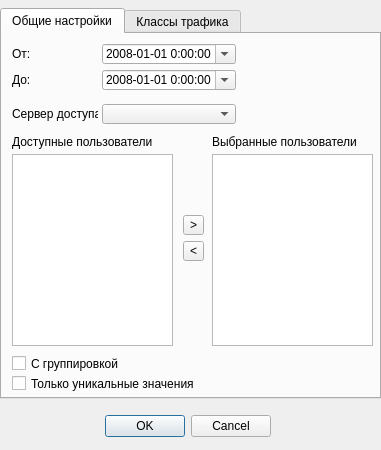
<ui version="4.0" >
 <class>Dialog</class>
 <widget class="QDialog" name="Dialog" >
  <property name="geometry" >
   <rect>
    <x>0</x>
    <y>0</y>
    <width>381</width>
    <height>450</height>
   </rect>
  </property>
  <property name="windowTitle" >
   <string>Настройки отчёта</string>
  </property>
  <widget class="QTabWidget" name="tabWidget" >
   <property name="geometry" >
    <rect>
     <x>0</x>
     <y>8</y>
     <width>381</width>
     <height>391</height>
    </rect>
   </property>
   <property name="currentIndex" >
    <number>0</number>
   </property>
   <widget class="QWidget" name="general_tab" >
    <attribute name="title" >
     <string>Общие настройки</string>
    </attribute>
    <widget class="QLabel" name="nas_label" >
     <property name="geometry" >
      <rect>
       <x>10</x>
       <y>70</y>
       <width>86</width>
       <height>20</height>
      </rect>
     </property>
     <property name="text" >
      <string>Сервер доступа:</string>
     </property>
    </widget>
    <widget class="QLabel" name="to_label" >
     <property name="geometry" >
      <rect>
       <x>10</x>
       <y>36</y>
       <width>82</width>
       <height>20</height>
      </rect>
     </property>
     <property name="text" >
      <string>До:</string>
     </property>
    </widget>
    <widget class="QComboBox" name="nas_comboBox" >
     <property name="geometry" >
      <rect>
       <x>100</x>
       <y>70</y>
       <width>134</width>
       <height>20</height>
      </rect>
     </property>
    </widget>
    <widget class="QDateTimeEdit" name="to_dateTimeEdit" >
     <property name="geometry" >
      <rect>
       <x>100</x>
       <y>36</y>
       <width>134</width>
       <height>20</height>
      </rect>
     </property>
     <property name="minimumDate" >
      <date>
       <year>2008</year>
       <month>1</month>
       <day>1</day>
      </date>
     </property>
     <property name="displayFormat" >
      <string>yyyy-MM-dd H:mm:ss</string>
     </property>
     <property name="calendarPopup" >
      <bool>true</bool>
     </property>
    </widget>
    <widget class="QListWidget" name="all_users_listWidget" >
     <property name="geometry" >
      <rect>
       <x>10</x>
       <y>120</y>
       <width>161</width>
       <height>192</height>
      </rect>
     </property>
     <property name="selectionMode" >
      <enum>QAbstractItemView::ExtendedSelection</enum>
     </property>
     <property name="selectionRectVisible" >
      <bool>true</bool>
     </property>
    </widget>
    <widget class="QListWidget" name="selected_users_listWidget" >
     <property name="geometry" >
      <rect>
       <x>210</x>
       <y>120</y>
       <width>161</width>
       <height>192</height>
      </rect>
     </property>
     <property name="selectionMode" >
      <enum>QAbstractItemView::ExtendedSelection</enum>
     </property>
    </widget>
    <widget class="QDateTimeEdit" name="from_dateTimeEdit" >
     <property name="geometry" >
      <rect>
       <x>100</x>
       <y>10</y>
       <width>134</width>
       <height>20</height>
      </rect>
     </property>
     <property name="minimumDate" >
      <date>
       <year>2008</year>
       <month>1</month>
       <day>1</day>
      </date>
     </property>
     <property name="displayFormat" >
      <string>yyyy-MM-dd H:mm:ss</string>
     </property>
     <property name="calendarPopup" >
      <bool>true</bool>
     </property>
    </widget>
    <widget class="QLabel" name="from_label" >
     <property name="geometry" >
      <rect>
       <x>10</x>
       <y>10</y>
       <width>82</width>
       <height>20</height>
      </rect>
     </property>
     <property name="text" >
      <string>От:</string>
     </property>
    </widget>
    <widget class="QLabel" name="all_users_label" >
     <property name="geometry" >
      <rect>
       <x>10</x>
       <y>100</y>
       <width>161</width>
       <height>16</height>
      </rect>
     </property>
     <property name="text" >
      <string>Доступные пользователи</string>
     </property>
    </widget>
    <widget class="QLabel" name="selected_users_label" >
     <property name="geometry" >
      <rect>
       <x>210</x>
       <y>100</y>
       <width>161</width>
       <height>16</height>
      </rect>
     </property>
     <property name="text" >
      <string>Выбранные пользователи</string>
     </property>
    </widget>
    <widget class="QToolButton" name="remove_user_toolButton" >
     <property name="geometry" >
      <rect>
       <x>181</x>
       <y>207</y>
       <width>21</width>
       <height>20</height>
      </rect>
     </property>
     <property name="text" >
      <string>&lt;</string>
     </property>
    </widget>
    <widget class="QToolButton" name="select_user_toolButton" >
     <property name="geometry" >
      <rect>
       <x>181</x>
       <y>181</y>
       <width>21</width>
       <height>20</height>
      </rect>
     </property>
     <property name="text" >
      <string>></string>
     </property>
    </widget>
    <widget class="QCheckBox" name="with_grouping_checkBox" >
     <property name="geometry" >
      <rect>
       <x>10</x>
       <y>320</y>
       <width>231</width>
       <height>19</height>
      </rect>
     </property>
     <property name="text" >
      <string>С группировкой</string>
     </property>
    </widget>
    <widget class="QCheckBox" name="only_unique_checkBox" >
     <property name="geometry" >
      <rect>
       <x>10</x>
       <y>340</y>
       <width>231</width>
       <height>19</height>
      </rect>
     </property>
     <property name="text" >
      <string>Только уникальные значения</string>
     </property>
    </widget>
   </widget>
   <widget class="QWidget" name="classes_tab" >
    <attribute name="title" >
     <string>Классы трафика</string>
    </attribute>
    <widget class="QListWidget" name="selected_classes_listWidget" >
     <property name="geometry" >
      <rect>
       <x>210</x>
       <y>20</y>
       <width>161</width>
       <height>291</height>
      </rect>
     </property>
     <property name="selectionMode" >
      <enum>QAbstractItemView::ExtendedSelection</enum>
     </property>
    </widget>
    <widget class="QListWidget" name="all_classes_listWidget" >
     <property name="geometry" >
      <rect>
       <x>10</x>
       <y>20</y>
       <width>161</width>
       <height>291</height>
      </rect>
     </property>
     <property name="selectionMode" >
      <enum>QAbstractItemView::ExtendedSelection</enum>
     </property>
     <property name="selectionRectVisible" >
      <bool>true</bool>
     </property>
    </widget>
    <widget class="QLabel" name="all_classes_label" >
     <property name="geometry" >
      <rect>
       <x>10</x>
       <y>0</y>
       <width>161</width>
       <height>16</height>
      </rect>
     </property>
     <property name="text" >
      <string>Доступные классы</string>
     </property>
    </widget>
    <widget class="QLabel" name="selected_classes_label" >
     <property name="geometry" >
      <rect>
       <x>210</x>
       <y>0</y>
       <width>161</width>
       <height>16</height>
      </rect>
     </property>
     <property name="text" >
      <string>Выбранные классы</string>
     </property>
    </widget>
    <widget class="QToolButton" name="select_class_toolButton" >
     <property name="geometry" >
      <rect>
       <x>181</x>
       <y>111</y>
       <width>21</width>
       <height>20</height>
      </rect>
     </property>
     <property name="text" >
      <string>></string>
     </property>
    </widget>
    <widget class="QToolButton" name="remove_class_toolButton" >
     <property name="geometry" >
      <rect>
       <x>181</x>
       <y>137</y>
       <width>21</width>
       <height>20</height>
      </rect>
     </property>
     <property name="text" >
      <string>&lt;</string>
     </property>
    </widget>
   </widget>
  </widget>
  <widget class="QDialogButtonBox" name="buttonBox" >
   <property name="geometry" >
    <rect>
     <x>100</x>
     <y>410</y>
     <width>171</width>
     <height>32</height>
    </rect>
   </property>
   <property name="orientation" >
    <enum>Qt::Horizontal</enum>
   </property>
   <property name="standardButtons" >
    <set>QDialogButtonBox::Cancel|QDialogButtonBox::NoButton|QDialogButtonBox::Ok</set>
   </property>
  </widget>
 </widget>
 <resources/>
 <connections>
  <connection>
   <sender>buttonBox</sender>
   <signal>clicked(QAbstractButton*)</signal>
   <receiver>Dialog</receiver>
   <slot>accept()</slot>
   <hints>
    <hint type="sourcelabel" >
     <x>252</x>
     <y>374</y>
    </hint>
    <hint type="destinationlabel" >
     <x>22</x>
     <y>372</y>
    </hint>
   </hints>
  </connection>
  <connection>
   <sender>buttonBox</sender>
   <signal>clicked(QAbstractButton*)</signal>
   <receiver>Dialog</receiver>
   <slot>reject()</slot>
   <hints>
    <hint type="sourcelabel" >
     <x>344</x>
     <y>371</y>
    </hint>
    <hint type="destinationlabel" >
     <x>8</x>
     <y>356</y>
    </hint>
   </hints>
  </connection>
 </connections>
</ui>
